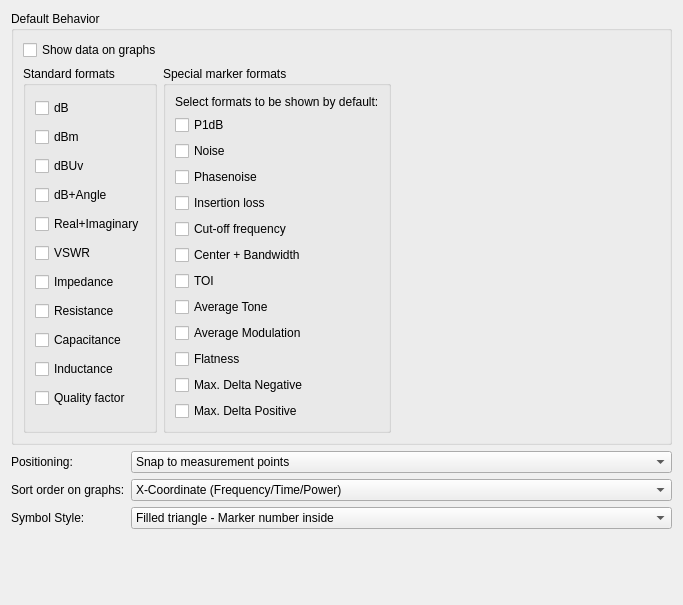
          <widget class="QWidget" name="scrollAreaWidgetContents_4">
           <property name="geometry">
            <rect>
             <x>0</x>
             <y>0</y>
             <width>683</width>
             <height>605</height>
            </rect>
           </property>
           <layout class="QVBoxLayout" name="verticalLayout_7">
            <item>
             <layout class="QVBoxLayout" name="verticalLayout_9" stretch="0,0,0">
              <item>
               <widget class="QGroupBox" name="groupBox_9">
                <property name="title">
                 <string>Default Behavior</string>
                </property>
                <layout class="QVBoxLayout" name="verticalLayout_28">
                 <item>
                  <widget class="QCheckBox" name="MarkerShowMarkerData">
                   <property name="text">
                    <string>Show data on graphs</string>
                   </property>
                  </widget>
                 </item>
                 <item>
                  <layout class="QHBoxLayout" name="horizontalLayout_18">
                   <item>
                    <widget class="QGroupBox" name="groupBox_21">
                     <property name="title">
                      <string>Standard formats</string>
                     </property>
                     <layout class="QVBoxLayout" name="verticalLayout_12">
                      <item>
                       <widget class="QCheckBox" name="MarkerShowdB">
                        <property name="text">
                         <string>dB</string>
                        </property>
                       </widget>
                      </item>
                      <item>
                       <widget class="QCheckBox" name="MarkerShowdBm">
                        <property name="text">
                         <string>dBm</string>
                        </property>
                       </widget>
                      </item>
                      <item>
                       <widget class="QCheckBox" name="MarkerShowdBUv">
                        <property name="text">
                         <string>dBUv</string>
                        </property>
                       </widget>
                      </item>
                      <item>
                       <widget class="QCheckBox" name="MarkerShowdBAngle">
                        <property name="text">
                         <string>dB+Angle</string>
                        </property>
                       </widget>
                      </item>
                      <item>
                       <widget class="QCheckBox" name="MarkerShowRealImag">
                        <property name="text">
                         <string>Real+Imaginary</string>
                        </property>
                       </widget>
                      </item>
                      <item>
                       <widget class="QCheckBox" name="MarkerShowVSWR">
                        <property name="text">
                         <string>VSWR</string>
                        </property>
                       </widget>
                      </item>
                      <item>
                       <widget class="QCheckBox" name="MarkerShowImpedance">
                        <property name="text">
                         <string>Impedance</string>
                        </property>
                       </widget>
                      </item>
                      <item>
                       <widget class="QCheckBox" name="MarkerShowResistance">
                        <property name="text">
                         <string>Resistance</string>
                        </property>
                       </widget>
                      </item>
                      <item>
                       <widget class="QCheckBox" name="MarkerShowCapacitance">
                        <property name="text">
                         <string>Capacitance</string>
                        </property>
                       </widget>
                      </item>
                      <item>
                       <widget class="QCheckBox" name="MarkerShowInductance">
                        <property name="text">
                         <string>Inductance</string>
                        </property>
                       </widget>
                      </item>
                      <item>
                       <widget class="QCheckBox" name="MarkerShowQualityFactor">
                        <property name="text">
                         <string>Quality factor</string>
                        </property>
                       </widget>
                      </item>
                     </layout>
                    </widget>
                   </item>
                   <item>
                    <widget class="QGroupBox" name="groupBox_22">
                     <property name="title">
                      <string>Special marker formats</string>
                     </property>
                     <layout class="QVBoxLayout" name="verticalLayout_27">
                      <item>
                       <widget class="QLabel" name="label_51">
                        <property name="text">
                         <string>Select formats to be shown by default:</string>
                        </property>
                       </widget>
                      </item>
                      <item>
                       <widget class="QCheckBox" name="MarkerShowP1dB">
                        <property name="text">
                         <string>P1dB</string>
                        </property>
                       </widget>
                      </item>
                      <item>
                       <widget class="QCheckBox" name="MarkerShowNoise">
                        <property name="text">
                         <string>Noise</string>
                        </property>
                       </widget>
                      </item>
                      <item>
                       <widget class="QCheckBox" name="MarkerShowPhasenoise">
                        <property name="text">
                         <string>Phasenoise</string>
                        </property>
                       </widget>
                      </item>
                      <item>
                       <widget class="QCheckBox" name="MarkerShowInsertionLoss">
                        <property name="text">
                         <string>Insertion loss</string>
                        </property>
                       </widget>
                      </item>
                      <item>
                       <widget class="QCheckBox" name="MarkerShowCutoff">
                        <property name="text">
                         <string>Cut-off frequency</string>
                        </property>
                       </widget>
                      </item>
                      <item>
                       <widget class="QCheckBox" name="MarkerShowCenterBandwidth">
                        <property name="text">
                         <string>Center + Bandwidth</string>
                        </property>
                       </widget>
                      </item>
                      <item>
                       <widget class="QCheckBox" name="MarkerShowTOI">
                        <property name="text">
                         <string>TOI</string>
                        </property>
                       </widget>
                      </item>
                      <item>
                       <widget class="QCheckBox" name="MarkerShowAvgTone">
                        <property name="text">
                         <string>Average Tone</string>
                        </property>
                       </widget>
                      </item>
                      <item>
                       <widget class="QCheckBox" name="MarkerShowAvgMod">
                        <property name="text">
                         <string>Average Modulation</string>
                        </property>
                       </widget>
                      </item>
                      <item>
                       <widget class="QCheckBox" name="MarkerShowFlatness">
                        <property name="text">
                         <string>Flatness</string>
                        </property>
                       </widget>
                      </item>
                      <item>
                       <widget class="QCheckBox" name="MarkerShowMaxDeltaNeg">
                        <property name="text">
                         <string>Max. Delta Negative</string>
                        </property>
                       </widget>
                      </item>
                      <item>
                       <widget class="QCheckBox" name="MarkerShowMaxDeltaPos">
                        <property name="text">
                         <string>Max. Delta Positive</string>
                        </property>
                       </widget>
                      </item>
                     </layout>
                    </widget>
                   </item>
                   <item>
                    <spacer name="horizontalSpacer_6">
                     <property name="orientation">
                      <enum>Qt::Horizontal</enum>
                     </property>
                     <property name="sizeHint" stdset="0">
                      <size>
                       <width>40</width>
                       <height>20</height>
                      </size>
                     </property>
                    </spacer>
                   </item>
                  </layout>
                 </item>
                </layout>
               </widget>
              </item>
              <item>
               <layout class="QFormLayout" name="formLayout_9">
                <item row="0" column="0">
                 <widget class="QLabel" name="label_28">
                  <property name="text">
                   <string>Positioning:</string>
                  </property>
                 </widget>
                </item>
                <item row="0" column="1">
                 <widget class="QComboBox" name="MarkerInterpolate">
                  <property name="sizeAdjustPolicy">
                   <enum>QComboBox::AdjustToContents</enum>
                  </property>
                  <item>
                   <property name="text">
                    <string>Snap to measurement points</string>
                   </property>
                  </item>
                  <item>
                   <property name="text">
                    <string>Interpolate between points</string>
                   </property>
                  </item>
                 </widget>
                </item>
                <item row="1" column="0">
                 <widget class="QLabel" name="label_44">
                  <property name="text">
                   <string>Sort order on graphs:</string>
                  </property>
                 </widget>
                </item>
                <item row="1" column="1">
                 <widget class="QComboBox" name="MarkerSortOrder">
                  <item>
                   <property name="text">
                    <string>X-Coordinate (Frequency/Time/Power)</string>
                   </property>
                  </item>
                  <item>
                   <property name="text">
                    <string>Number</string>
                   </property>
                  </item>
                  <item>
                   <property name="text">
                    <string>Creation timestamp</string>
                   </property>
                  </item>
                 </widget>
                </item>
                <item row="2" column="0">
                 <widget class="QLabel" name="label_45">
                  <property name="text">
                   <string>Symbol Style:</string>
                  </property>
                 </widget>
                </item>
                <item row="2" column="1">
                 <widget class="QComboBox" name="MarkerSymbolStyle">
                  <item>
                   <property name="text">
                    <string>Filled triangle - Marker number inside</string>
                   </property>
                  </item>
                  <item>
                   <property name="text">
                    <string>Filled triangle - Marker number above</string>
                   </property>
                  </item>
                  <item>
                   <property name="text">
                    <string>Empty triangle - Marker number above</string>
                   </property>
                  </item>
                 </widget>
                </item>
               </layout>
              </item>
              <item>
               <spacer name="verticalSpacer_5">
                <property name="orientation">
                 <enum>Qt::Vertical</enum>
                </property>
                <property name="sizeHint" stdset="0">
                 <size>
                  <width>20</width>
                  <height>40</height>
                 </size>
                </property>
               </spacer>
              </item>
             </layout>
            </item>
           </layout>
          </widget>
